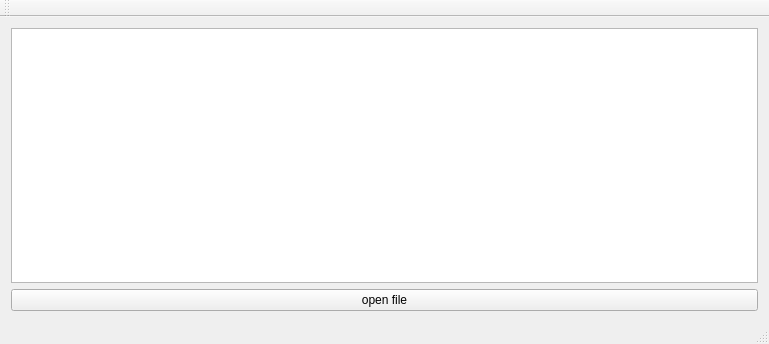
<?xml version="1.0" encoding="UTF-8"?>
<ui version="4.0">
 <class>MainWindow</class>
 <widget class="QMainWindow" name="MainWindow">
  <property name="geometry">
   <rect>
    <x>0</x>
    <y>0</y>
    <width>769</width>
    <height>344</height>
   </rect>
  </property>
  <property name="windowTitle">
   <string>MainWindow</string>
  </property>
  <widget class="QWidget" name="centralWidget">
   <layout class="QVBoxLayout" name="verticalLayout_2">
    <item>
     <layout class="QVBoxLayout" name="verticalLayout">
      <item>
       <widget class="QPlainTextEdit" name="plainTextEdit"/>
      </item>
     </layout>
    </item>
    <item>
     <widget class="QPushButton" name="pushButton">
      <property name="text">
       <string>open file</string>
      </property>
     </widget>
    </item>
   </layout>
  </widget>
  <widget class="QMenuBar" name="menuBar">
   <property name="geometry">
    <rect>
     <x>0</x>
     <y>0</y>
     <width>769</width>
     <height>21</height>
    </rect>
   </property>
  </widget>
  <widget class="QToolBar" name="mainToolBar">
   <attribute name="toolBarArea">
    <enum>TopToolBarArea</enum>
   </attribute>
   <attribute name="toolBarBreak">
    <bool>false</bool>
   </attribute>
  </widget>
  <widget class="QStatusBar" name="statusBar"/>
 </widget>
 <layoutdefault spacing="6" margin="11"/>
 <resources/>
 <connections/>
</ui>
